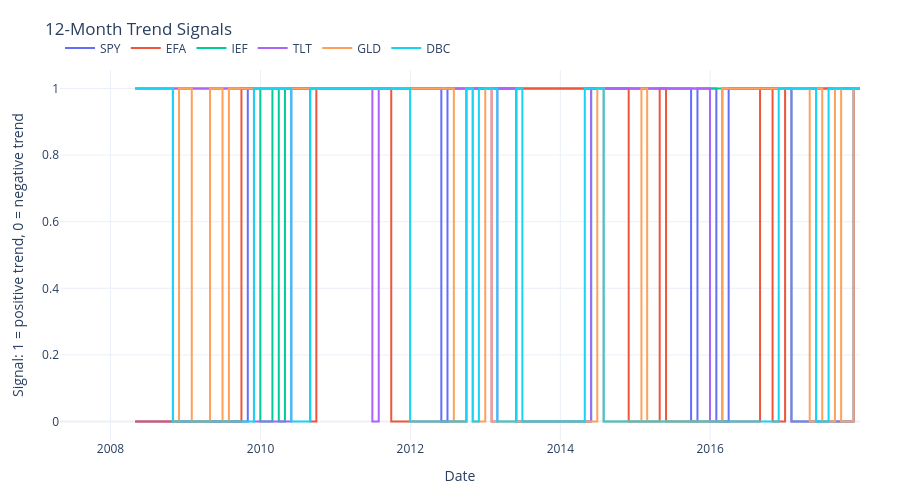

The code cell stored with this chart in its notebook:
### Markdown cell above
The trend-return chart is a regime check rather than a performance result. The rule should switch off during sustained weakness in risk assets and behave differently across defensive and inflation-sensitive assets.

### Code cell
fig = go.Figure()
for asset in assets_to_plot:
    fig.add_trace(
        go.Scatter(
            x=signal_12m_plot.index,
            y=signal_12m_plot[asset],
            mode="lines",
            name=asset,
            line_shape="hv",
        )
    )

fig.update_layout(
    **default_layout,
    title="12-Month Trend Signals",
    xaxis_title="Date",
    yaxis_title="Signal: 1 = positive trend, 0 = negative trend",
)
fig.show()

### Figure 1 — Plotly figure (JSON) as saved in the notebook; plotly's stock layout.template omitted (floating-point values rounded to 4 significant figures; data arrays with more than 128 entries replaced by an {"elided": "..."} marker saying what was removed)
{"data": [{"line": {"shape": "hv"}, "mode": "lines", "name": "SPY", "type": "scatter", "x": {"elided": "129 str values"}, "y": {"elided": "129 float values"}}, {"line": {"shape": "hv"}, "mode": "lines", "name": "EFA", "type": "scatter", "x": {"elided": "129 str values"}, "y": {"elided": "129 float values"}}, {"line": {"shape": "hv"}, "mode": "lines", "name": "IEF", "type": "scatter", "x": {"elided": "129 str values"}, "y": {"elided": "129 float values"}}, {"line": {"shape": "hv"}, "mode": "lines", "name": "TLT", "type": "scatter", "x": {"elided": "129 str values"}, "y": {"elided": "129 float values"}}, {"line": {"shape": "hv"}, "mode": "lines", "name": "GLD", "type": "scatter", "x": {"elided": "129 str values"}, "y": {"elided": "129 float values"}}, {"line": {"shape": "hv"}, "mode": "lines", "name": "DBC", "type": "scatter", "x": {"elided": "129 str values"}, "y": {"elided": "129 float values"}}], "layout": {"height": 500, "legend": {"orientation": "h", "x": 0, "xanchor": "left", "y": 1.02, "yanchor": "bottom"}, "margin": {"b": 60, "l": 60, "r": 40, "t": 70}, "title": {"text": "12-Month Trend Signals"}, "xaxis": {"title": {"text": "Date"}}, "yaxis": {"title": {"text": "Signal: 1 = positive trend, 0 = negative trend"}}}}
